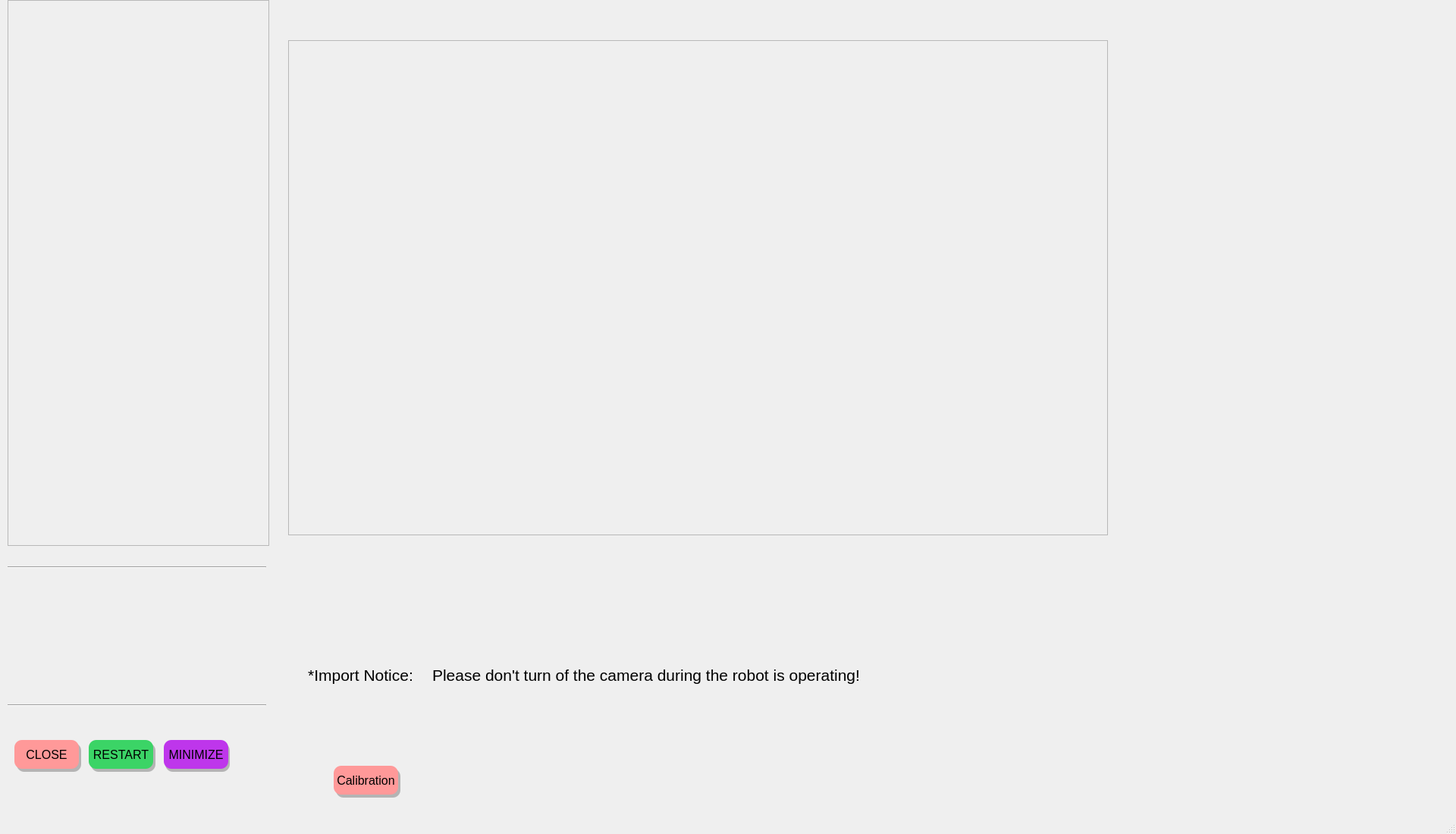
<?xml version="1.0" encoding="UTF-8"?>
<ui version="4.0">
 <class>MainWindow</class>
 <widget class="QMainWindow" name="MainWindow">
  <property name="geometry">
   <rect>
    <x>0</x>
    <y>0</y>
    <width>1920</width>
    <height>1100</height>
   </rect>
  </property>
  <property name="windowTitle">
   <string>MainWindow</string>
  </property>
  <widget class="QWidget" name="centralwidget">
   <widget class="QFrame" name="frame">
    <property name="geometry">
     <rect>
      <x>380</x>
      <y>53</y>
      <width>1081</width>
      <height>653</height>
     </rect>
    </property>
    <property name="autoFillBackground">
     <bool>true</bool>
    </property>
    <property name="frameShape">
     <enum>QFrame::StyledPanel</enum>
    </property>
    <property name="frameShadow">
     <enum>QFrame::Raised</enum>
    </property>
   </widget>
   <widget class="QPushButton" name="BTN_RESTART">
    <property name="geometry">
     <rect>
      <x>117</x>
      <y>976</y>
      <width>85</width>
      <height>38</height>
     </rect>
    </property>
    <property name="autoFillBackground">
     <bool>false</bool>
    </property>
    <property name="styleSheet">
     <string notr="true">QPushButton{font:12pt;
								background-color: #3bd466;
                            border-radius: 10px;
                            border: 0px solid #595959;}</string>
    </property>
    <property name="text">
     <string>RESTART</string>
    </property>
   </widget>
   <widget class="QLabel" name="LB_INPUT_STATE">
    <property name="geometry">
     <rect>
      <x>20</x>
      <y>780</y>
      <width>331</width>
      <height>31</height>
     </rect>
    </property>
    <property name="text">
     <string/>
    </property>
   </widget>
   <widget class="QFrame" name="BTN_RESTART_SHADOW">
    <property name="geometry">
     <rect>
      <x>120</x>
      <y>980</y>
      <width>85</width>
      <height>38</height>
     </rect>
    </property>
    <property name="styleSheet">
     <string notr="true">QFrame { 
   border: 0px solid #595959 ;
   background-color: #B4B4B4;
   border-radius:10px;
} </string>
    </property>
    <property name="frameShape">
     <enum>QFrame::StyledPanel</enum>
    </property>
    <property name="frameShadow">
     <enum>QFrame::Raised</enum>
    </property>
   </widget>
   <widget class="QFrame" name="BTN_EXIT_SHADOW">
    <property name="geometry">
     <rect>
      <x>22</x>
      <y>980</y>
      <width>85</width>
      <height>38</height>
     </rect>
    </property>
    <property name="styleSheet">
     <string notr="true">QFrame { 
   border: 0px solid #595959 ;
   background-color: #B4B4B4;
   border-radius:10px;
} </string>
    </property>
    <property name="frameShape">
     <enum>QFrame::StyledPanel</enum>
    </property>
    <property name="frameShadow">
     <enum>QFrame::Raised</enum>
    </property>
   </widget>
   <widget class="QPushButton" name="BTN_MINIMIZE">
    <property name="geometry">
     <rect>
      <x>216</x>
      <y>976</y>
      <width>85</width>
      <height>38</height>
     </rect>
    </property>
    <property name="styleSheet">
     <string notr="true">QPushButton{font:12pt;
								background-color: #be36eb;
                            border-radius: 10px;
                            border: 0px solid #595959;}</string>
    </property>
    <property name="text">
     <string>MINIMIZE</string>
    </property>
   </widget>
   <widget class="Line" name="line">
    <property name="geometry">
     <rect>
      <x>10</x>
      <y>740</y>
      <width>341</width>
      <height>16</height>
     </rect>
    </property>
    <property name="orientation">
     <enum>Qt::Horizontal</enum>
    </property>
   </widget>
   <widget class="QFrame" name="FRAME_DEVICE">
    <property name="geometry">
     <rect>
      <x>10</x>
      <y>0</y>
      <width>345</width>
      <height>720</height>
     </rect>
    </property>
    <property name="autoFillBackground">
     <bool>true</bool>
    </property>
    <property name="frameShape">
     <enum>QFrame::StyledPanel</enum>
    </property>
    <property name="frameShadow">
     <enum>QFrame::Raised</enum>
    </property>
   </widget>
   <widget class="QPushButton" name="BTN_EXIT">
    <property name="geometry">
     <rect>
      <x>19</x>
      <y>976</y>
      <width>85</width>
      <height>38</height>
     </rect>
    </property>
    <property name="styleSheet">
     <string notr="true">QPushButton{font:12pt;
								background-color: #FF9999;
                            border-radius: 10px;
                            border: 0px solid #595959;}</string>
    </property>
    <property name="text">
     <string>CLOSE</string>
    </property>
   </widget>
   <widget class="QFrame" name="BTN_MINIMIZE_SHADOW">
    <property name="geometry">
     <rect>
      <x>218</x>
      <y>980</y>
      <width>85</width>
      <height>38</height>
     </rect>
    </property>
    <property name="styleSheet">
     <string notr="true">QFrame { 
   border: 0px solid #595959 ;
   background-color: #B4B4B4;
   border-radius:10px;
} </string>
    </property>
    <property name="frameShape">
     <enum>QFrame::StyledPanel</enum>
    </property>
    <property name="frameShadow">
     <enum>QFrame::Raised</enum>
    </property>
   </widget>
   <widget class="Line" name="line_2">
    <property name="geometry">
     <rect>
      <x>10</x>
      <y>920</y>
      <width>341</width>
      <height>20</height>
     </rect>
    </property>
    <property name="orientation">
     <enum>Qt::Horizontal</enum>
    </property>
   </widget>
   <widget class="QLabel" name="LB_STS">
    <property name="geometry">
     <rect>
      <x>390</x>
      <y>870</y>
      <width>171</width>
      <height>41</height>
     </rect>
    </property>
    <property name="font">
     <font>
      <pointsize>16</pointsize>
     </font>
    </property>
    <property name="styleSheet">
     <string notr="true">position:center;</string>
    </property>
    <property name="text">
     <string>*Import Notice:</string>
    </property>
    <property name="alignment">
     <set>Qt::AlignCenter</set>
    </property>
   </widget>
   <widget class="QLabel" name="MESSAGE_LB">
    <property name="geometry">
     <rect>
      <x>570</x>
      <y>870</y>
      <width>601</width>
      <height>41</height>
     </rect>
    </property>
    <property name="font">
     <font>
      <pointsize>16</pointsize>
     </font>
    </property>
    <property name="text">
     <string>Please don't turn of the camera during the robot is operating!</string>
    </property>
   </widget>
   <widget class="QLabel" name="LB_BUTTON_STATE">
    <property name="geometry">
     <rect>
      <x>20</x>
      <y>850</y>
      <width>331</width>
      <height>31</height>
     </rect>
    </property>
    <property name="text">
     <string/>
    </property>
   </widget>
   <widget class="QFrame" name="CALIB_SHADOW">
    <property name="geometry">
     <rect>
      <x>443</x>
      <y>1014</y>
      <width>85</width>
      <height>38</height>
     </rect>
    </property>
    <property name="styleSheet">
     <string notr="true">QFrame { 
   border: 0px solid #595959 ;
   background-color: #B4B4B4;
   border-radius:10px;
} </string>
    </property>
    <property name="frameShape">
     <enum>QFrame::StyledPanel</enum>
    </property>
    <property name="frameShadow">
     <enum>QFrame::Raised</enum>
    </property>
   </widget>
   <widget class="QPushButton" name="CALIBRATION">
    <property name="geometry">
     <rect>
      <x>440</x>
      <y>1010</y>
      <width>85</width>
      <height>38</height>
     </rect>
    </property>
    <property name="styleSheet">
     <string notr="true">QPushButton{font:12pt;
								background-color: #FF9999;
                            border-radius: 10px;
                            border: 0px solid #595959;}</string>
    </property>
    <property name="text">
     <string>Calibration</string>
    </property>
   </widget>
   <zorder>BTN_RESTART_SHADOW</zorder>
   <zorder>BTN_MINIMIZE_SHADOW</zorder>
   <zorder>frame</zorder>
   <zorder>BTN_RESTART</zorder>
   <zorder>LB_INPUT_STATE</zorder>
   <zorder>BTN_EXIT_SHADOW</zorder>
   <zorder>BTN_MINIMIZE</zorder>
   <zorder>line</zorder>
   <zorder>FRAME_DEVICE</zorder>
   <zorder>BTN_EXIT</zorder>
   <zorder>line_2</zorder>
   <zorder>LB_STS</zorder>
   <zorder>MESSAGE_LB</zorder>
   <zorder>LB_BUTTON_STATE</zorder>
   <zorder>CALIB_SHADOW</zorder>
   <zorder>CALIBRATION</zorder>
  </widget>
  <widget class="QMenuBar" name="menubar">
   <property name="geometry">
    <rect>
     <x>0</x>
     <y>0</y>
     <width>1920</width>
     <height>22</height>
    </rect>
   </property>
  </widget>
  <widget class="QStatusBar" name="statusbar"/>
 </widget>
 <resources/>
 <connections/>
</ui>
